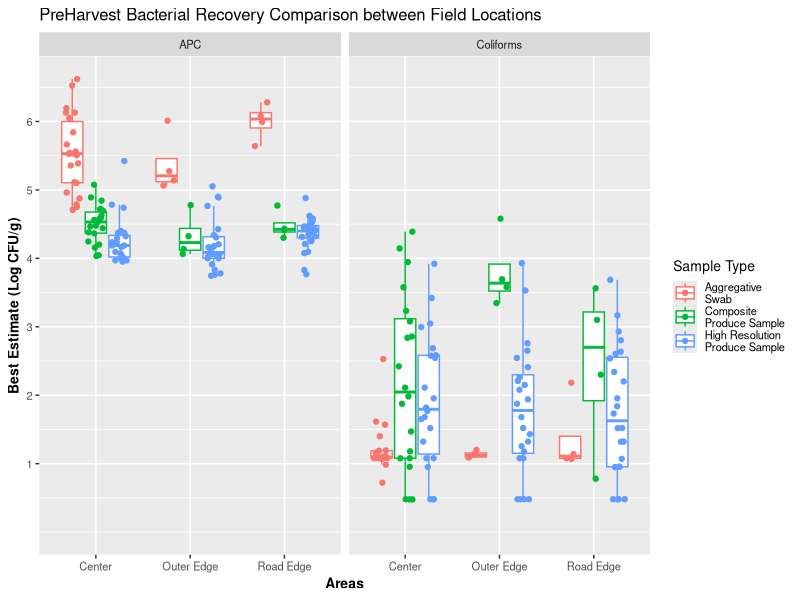
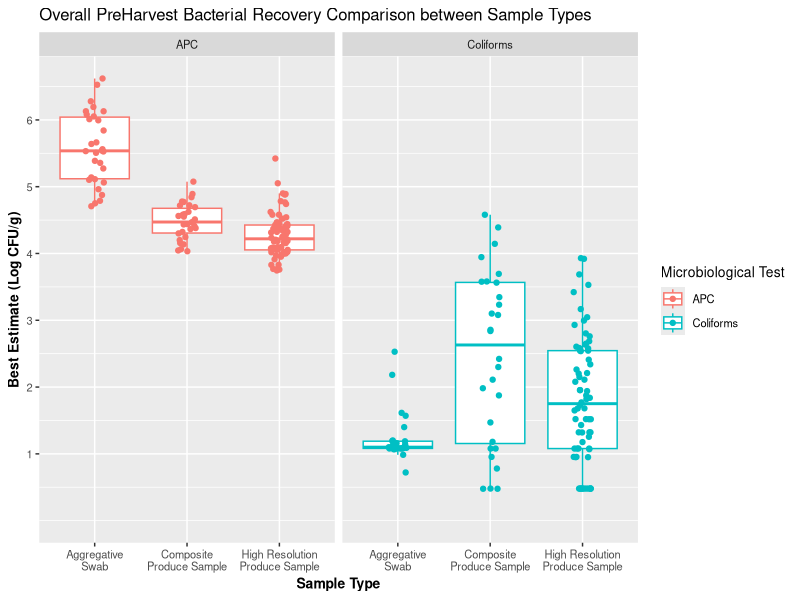
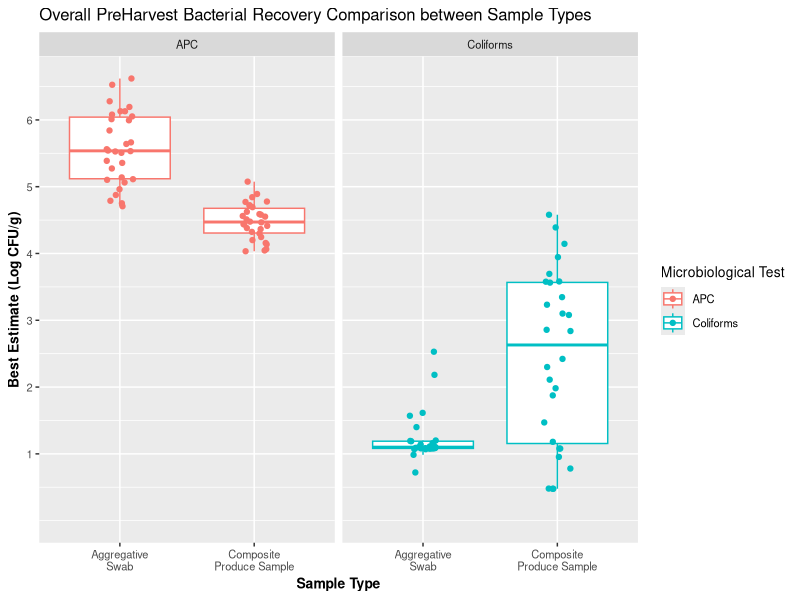
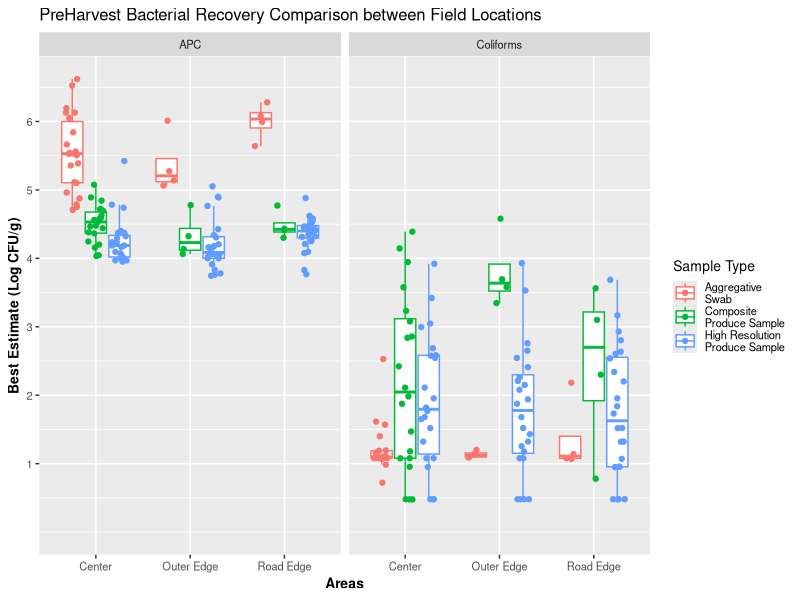
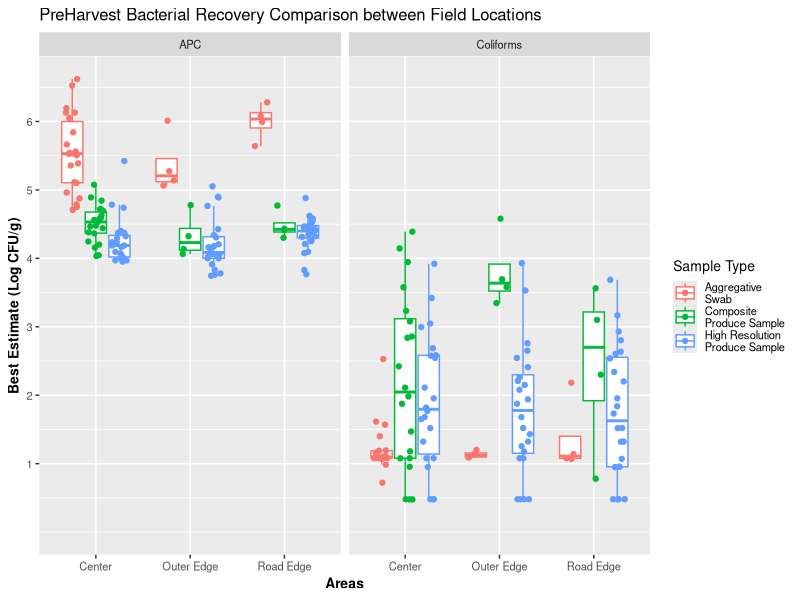
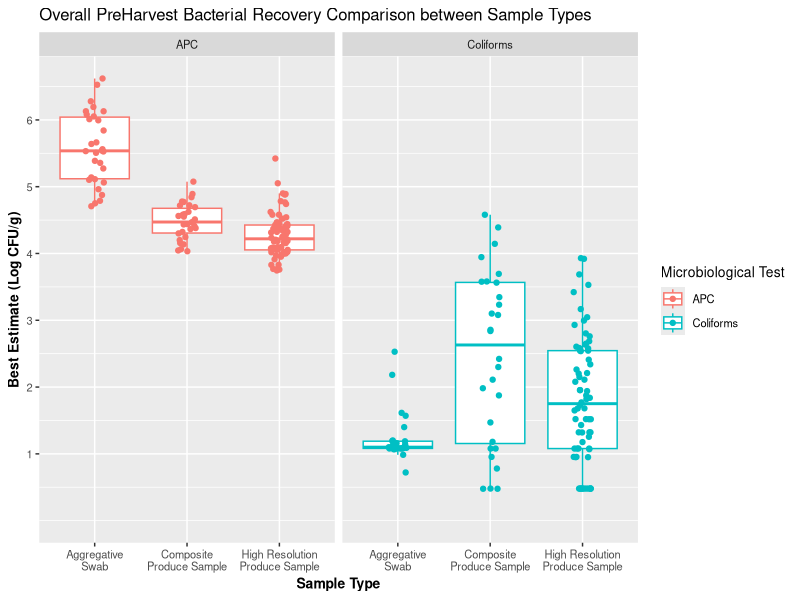
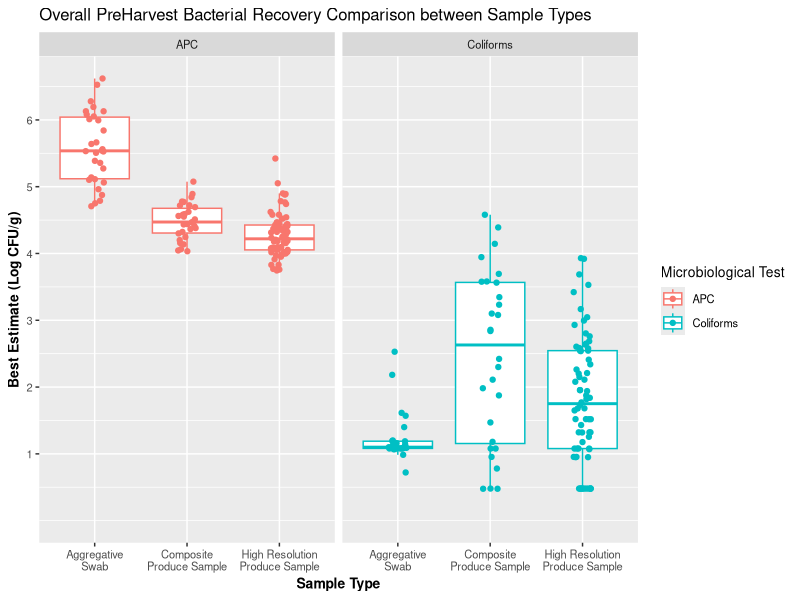
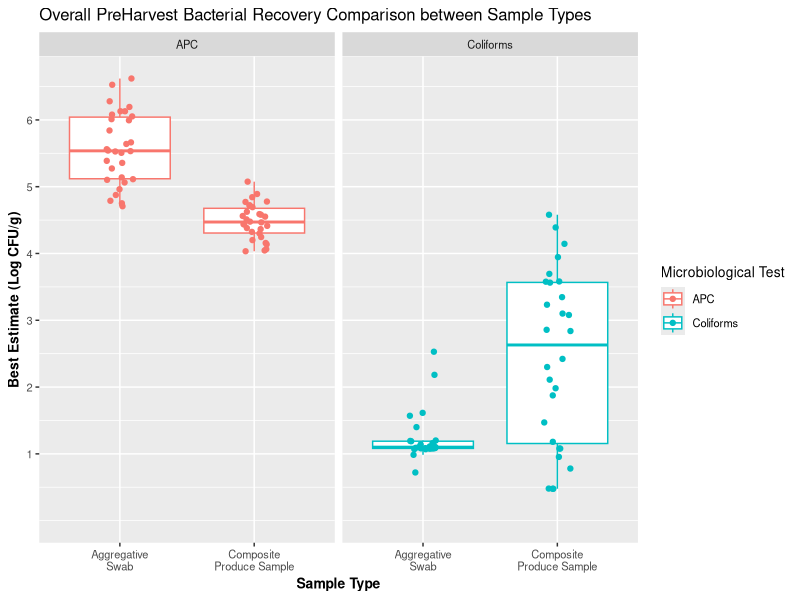

Write the R code that produced these figures, in order.
library(tidyverse)
library(ggplot2)


PreHarvest<-read.csv("PreHarvest Trimmed.csv")
View(PreHarvest)

PreHarvest$Sample.Type<-as.factor(PreHarvest$Sample.Type)
PreHarvest$Area<-as.factor(PreHarvest$Area)
PreHarvest$Test<-as.factor(PreHarvest$Test)

PreHarvest$Sample_Type<- ifelse(PreHarvest$Sample.Type == "Swab", "Aggregative Swab", 
                                ifelse(PreHarvest$Sample.Type == "Grab", "Composite Produce Sample", "High Resolution Produce Sample"))
PreHarvest$Areas<-ifelse(PreHarvest$Area == "Edge", "Road Edge",
                         ifelse(PreHarvest$Area == "Bed 1", "Outer Edge", "Center"))
PreHarvest$Tests<-ifelse(PreHarvest$Test == "APC", "Aerobic Plate Counts", "Coliform Counts")

PreHarvest$Sample_Type<-as.factor(PreHarvest$Sample_Type)
PreHarvest$Areas<-as.factor(PreHarvest$Areas)
PreHarvest$Tests<-as.factor(PreHarvest$Tests)

Pr_ASvCPSvHR_Loc<-ggplot(data= PreHarvest, aes(x=Areas, y=Best.Estimate , col= Sample_Type))+
  geom_boxplot(outlier.alpha = 0)+theme(text = element_text(size=10),axis.title=element_text(size=10,face="bold"),axis.text.x = element_text(size=8,angle=0, hjust=0.5))+
  expand_limits(y=0)+
  scale_colour_discrete(labels = function(x) str_wrap(x, width = 15))+
  scale_x_discrete(labels = function(x) 
    stringr::str_wrap(x, width = 15))+
  scale_y_continuous("Best Estimate (Log CFU/g)", breaks= c(1,2,3,4,5,6,7))+
  geom_point(position=position_jitterdodge(),alpha=1)+
  ggtitle("PreHarvest Bacterial Recovery Comparison between Field Locations")
Pr_ASvCPSvHR_Loc+ facet_grid(.~Test) +labs(col="Sample Type") 

ggsave("Swab-Produce-Loc_2021.tiff",device = "tiff", dpi=300, path = "C:/Users/jorge/Box Sync/NIFA Project/NIFA Project Repository/Outputs 2021", height= 4, width= 8, units = "in")
ggsave("Swab-Produce-Loc_2021.jpeg", device = "jpeg", dpi=300, path = "C:/Users/jorge/Box Sync/NIFA Project/NIFA Project Repository/Outputs 2021", height= 4, width= 8, units = "in")


Pr_ASvCPSvHR<-ggplot(data= PreHarvest, aes(x=Sample_Type, y=Best.Estimate , col= Test))+
  geom_boxplot(outlier.alpha = 0)+theme(text = element_text(size=10),axis.title=element_text(size=10,face="bold"),axis.text.x = element_text(size=8,angle=0, hjust=0.5))+
  expand_limits(y=0)+
  scale_x_discrete(labels = function(x) 
    stringr::str_wrap(x, width = 15))+
  scale_y_continuous("Best Estimate (Log CFU/g)", breaks= c(1,2,3,4,5,6,7))+
  geom_point(position=position_jitterdodge(),alpha=1)+
  ggtitle("Overall PreHarvest Bacterial Recovery Comparison between Sample Types")
Pr_ASvCPSvHR+ facet_grid(.~Test) +labs(x= "Sample Type", col="Microbiological Test")

ggsave("Swab-Produce_2021.tiff",device = "tiff", dpi=300, path = "C:/Users/jorge/Box Sync/NIFA Project/NIFA Project Repository/Outputs 2021", height= 4, width= 8, units = "in")
ggsave("Swab-Produce_2021.jpeg", device = "jpeg", dpi=300, path = "C:/Users/jorge/Box Sync/NIFA Project/NIFA Project Repository/Outputs 2021", height= 4, width= 8, units = "in")

Preharvest_noHR<-PreHarvest%>%filter(Sample_Type!="High Resolution Produce Sample")

Pr_ASvCPS<-ggplot(data= Preharvest_noHR, aes(x=Sample_Type, y=Best.Estimate , col= Test))+
  geom_boxplot(outlier.alpha = 0)+theme(text = element_text(size=10),axis.title=element_text(size=10,face="bold"),axis.text.x = element_text(size=8,angle=0, hjust=0.5))+
  expand_limits(y=0)+
  scale_x_discrete(labels = function(x) 
    stringr::str_wrap(x, width = 15))+
  scale_y_continuous("Best Estimate (Log CFU/g)", breaks= c(1,2,3,4,5,6,7))+
  geom_point(position=position_jitterdodge(),alpha=1)+
  ggtitle("Overall PreHarvest Bacterial Recovery Comparison between Sample Types")
Pr_ASvCPS+ facet_grid(.~Test) +labs(x= "Sample Type", col="Microbiological Test")

ggsave("Swab-Produce-noHR_2021.tiff",device = "tiff", dpi=300, path = "C:/Users/jorge/Box Sync/NIFA Project/NIFA Project Repository/Outputs 2021", height= 4, width= 8, units = "in")
ggsave("Swab-Produce-noHR_2021.jpeg", device = "jpeg", dpi=300, path = "C:/Users/jorge/Box Sync/NIFA Project/NIFA Project Repository/Outputs 2021", height= 4, width= 8, units = "in")

PreHarvestAPC<-PreHarvest%>%filter(Test=="APC")

PreHarvest%>%
  count(Sample.Type, Test, sort=T)


